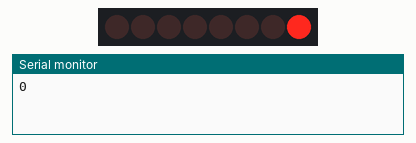
This sketch was run on a simulated Arduino Uno, built with avr-gcc and run on an emulated ATmega328P. Shown: 8 shift-register outputs drawn as a row of LEDs (first output left, lit = HIGH), the last lines printed to the serial monitor. Wiring (inferred from the names in the program): shift register (74HC595): data pin 12; shift clock pin 9; latch pin 11. Wiring (inferred from the signals the program sends): row of LEDs: on Q0, Q1, Q2, Q3, Q4, Q5, Q6, Q7.

Above: at 0.6 s.
At 5.1 s:
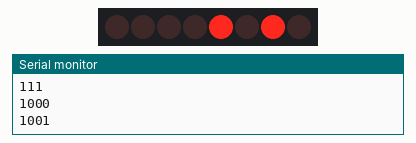
At 10.1 s:
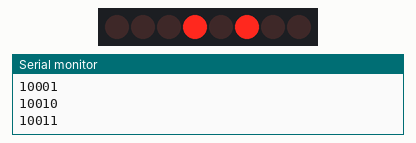
At 19.6 s:
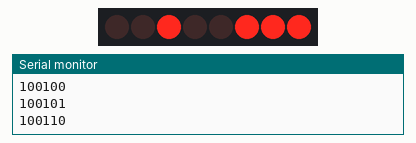
At 29.1 s:
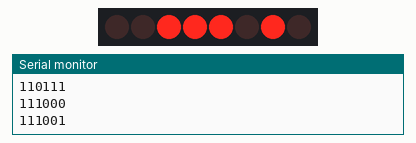
At 39.1 s:
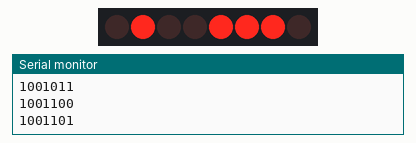
Timing chart, 0 to 40.0 s (numbered marks = the images above):
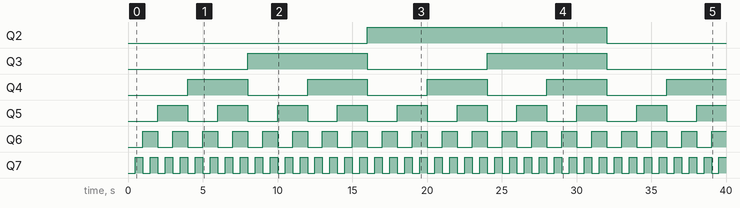

The sketch:

counter.ino
```cpp
int latchpin=11;
int clockpin=9;
int datapin=12;
int wT=500;

byte LEDs=0x00;
//byte LEDs=0x00;
//byte LEDs=0x11;
//byte LEDs=0b01101110

void setup(){
  Serial.begin(9600);
  pinMode(latchpin,OUTPUT);
  pinMode(datapin,OUTPUT);
  pinMode(clockpin,OUTPUT);
}

void loop(){
  digitalWrite(latchpin,LOW);
  shiftOut(datapin,clockpin,LSBFIRST,LEDs);
  digitalWrite(latchpin,HIGH);
  delay(wT);
  Serial.println(LEDs,BIN);
  LEDs+=0b00000001;
}
```

Measured:
- by itself, Q2: LOW → HIGH at 16.0 s, → LOW 16.0 s later
- by itself, Q3: alternates HIGH for 8.0 s and LOW for 8.0 s
- by itself, Q4: alternates HIGH for 4.0 s and LOW for 4.0 s
- by itself, Q5: alternates HIGH for 2.0 s and LOW for 2.0 s
- by itself, Q6: alternates HIGH for 1.0 s and LOW for 1.0 s
- by itself, Q7: alternates HIGH for 0.50 s and LOW for 0.50 s
